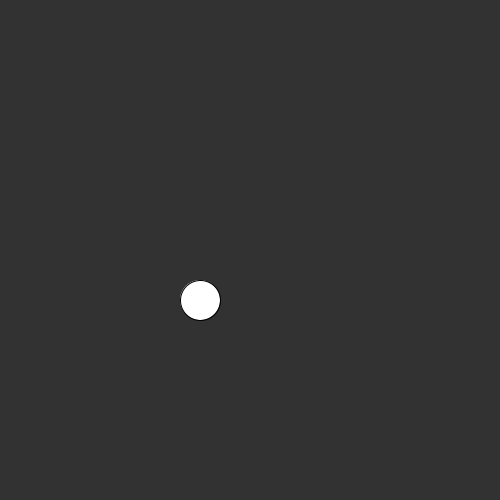
Frame 1 (no input)
Frame 60 (the mouse pressed at the canvas centre just before this capture): identical to frame 1, image omitted
Frame 120 (the mouse held since frame 60 and released just before this capture): identical to frame 1, image omitted

The Processing sketch that drew this single still picture (run headless with seeded random() and noise(); from frame 60 on, the mouse is pressed at the canvas centre):

// Processing sketch: Class0913_Distance
// ── Class0913_Distance.pde
int x; //declaration of a variable

int ellipseX;
int ellipseY;

void setup(){
  
  size(500,500);
 // frameRate(60);
  x = width; // definition of the variable
  
  ellipseX = 200;
  ellipseY = 300;
  
}

void draw(){
  
  background(50);
  
  ellipse(200, 300, 40, 40);
  
  // Create a local variable to store the result of 
  // dist() function which calculates pixel distance
  // between two (X,Y) pairs
  float distFromTarget = dist(mouseX, mouseY, ellipseX, ellipseY);
  
  if(distFromTarget < 40){
    background(255,0,0);
  }
  
  //println(distFromTarget);
  
  
}
